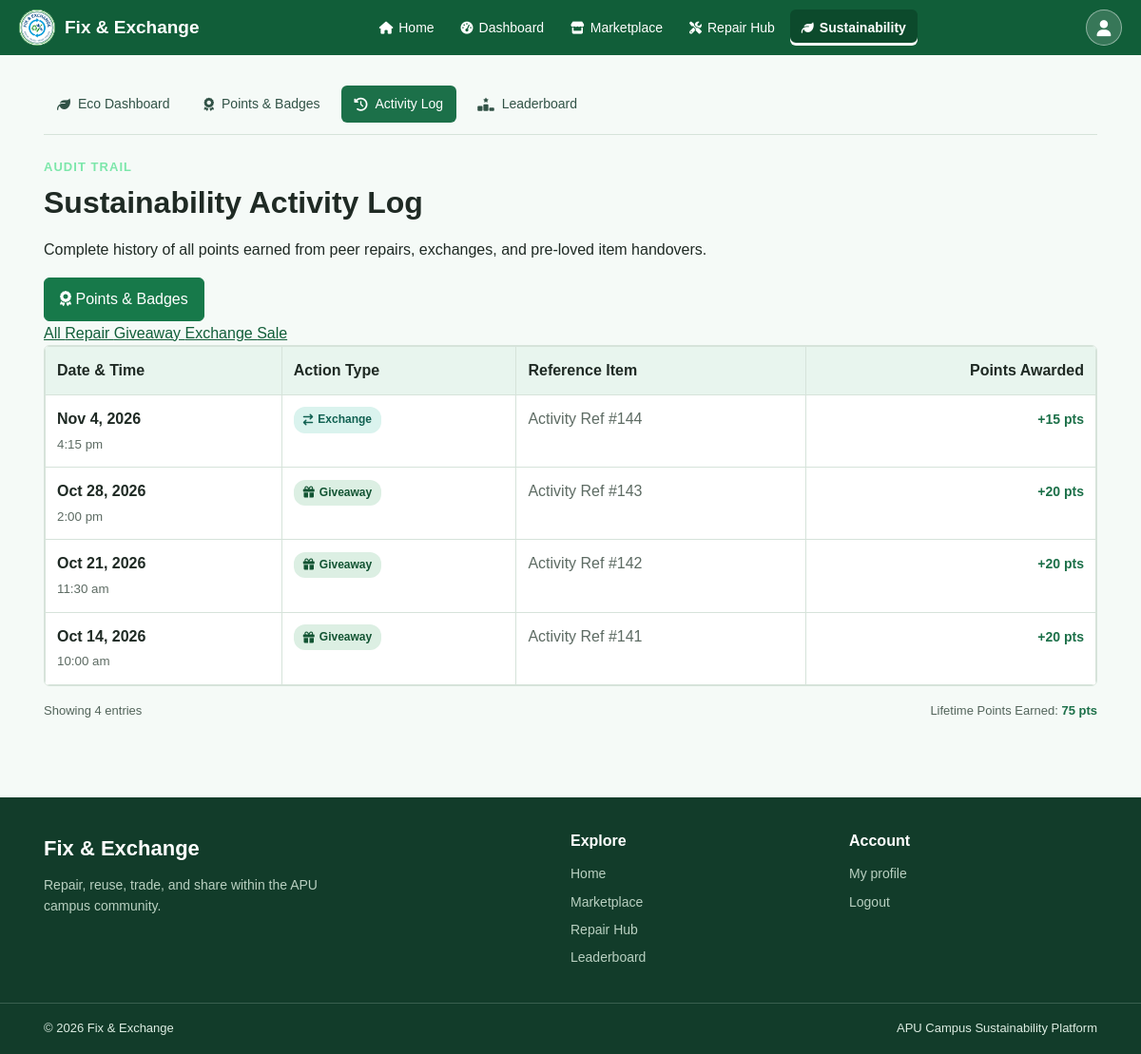
/src/sustainability/activity.php (signed in), run on the app's committed database.
### tables this page shows
CREATE TABLE IF NOT EXISTS points_transactions (
    transaction_id INT AUTO_INCREMENT PRIMARY KEY,
    user_id INT NOT NULL,
    points_awarded INT NOT NULL,
     
    source_type VARCHAR(20) NOT NULL,
     
    reference_id INT NOT NULL,
    created_at DATETIME NOT NULL DEFAULT CURRENT_TIMESTAMP,
    FOREIGN KEY (user_id) REFERENCES users(user_id)
);

### includes/auth-check.php (called while the page is built, shortened)
<?php
function current_user(): ?array
{
    return $_SESSION['user'] ?? null;
}
if (!function_exists('escape_html')) {
    function escape_html($text): string
    {
        return htmlspecialchars((string) $text, ENT_QUOTES, 'UTF-8');
    }
}

### src/sustainability/activity.php (the view, shortened to what this page needs)
<?php
require __DIR__ . '/../../includes/auth-check.php';
require __DIR__ . '/../../includes/sustainability-helpers.php';
$userId = (int) current_user()['user_id'];
$sourceType = $_GET['type'] ?? 'All';
$validTypes = ['All', 'Repair', 'Giveaway', 'Exchange', 'Sale'];
$totalsStmt = mysqli_prepare(
    $conn,
    "SELECT
        COUNT(*) AS total_count,
        COALESCE(SUM(points_awarded), 0) AS total_pts
     FROM points_transactions
     WHERE user_id = ?"
);
mysqli_stmt_bind_param($totalsStmt, 'i', $userId);
mysqli_stmt_execute($totalsStmt);
$totals = mysqli_fetch_assoc(mysqli_stmt_get_result($totalsStmt)) ?: ['total_count' => 0, 'total_pts' => 0];
$sql = "SELECT pt.*,
        rr.request_id, rr.title AS repair_title,
        il.listing_id, il.title AS listing_title
    FROM points_transactions pt
    LEFT JOIN repair_assignments ra ON ra.assignment_id = pt.reference_id AND pt.source_type = 'Repair'
    LEFT JOIN repair_requests rr ON rr.request_id = ra.request_id
    LEFT JOIN exchange_offers eo ON eo.offer_id = pt.reference_id AND pt.source_type IN ('Sale', 'Giveaway', 'Exchange')
    LEFT JOIN item_listings il ON il.listing_id = eo.listing_id
    WHERE pt.user_id = ? AND (? = 'All' OR pt.source_type = ?)
    ORDER BY pt.transaction_id DESC";
$stmt = mysqli_prepare($conn, $sql);
mysqli_stmt_bind_param($stmt, 'iss', $userId, $sourceType, $sourceType);
mysqli_stmt_execute($stmt);
$transactions = mysqli_fetch_all(mysqli_stmt_get_result($stmt), MYSQLI_ASSOC);
require __DIR__ . '/../../includes/header.php';
?>
<section class="section sust-page">
    <div class="container">
        <div class="repair-header-row">
            <div>
                <p class="sust-kicker">AUDIT TRAIL</p>
                <h1>Sustainability Activity Log</h1>
                <p>Complete history of all points earned from peer repairs, exchanges, and pre-loved item handovers.</p>
            </div>
            <a class="btn btn-primary" href="points.php">
                <i class="fa-solid fa-award" aria-hidden="true"></i> Points &amp; Badges
            </a>
        </div>
        <nav class="repair-tabs" aria-label="Activity filter">
            <?php foreach ($validTypes as $type): ?>
                <a class="repair-tab-item <?= $sourceType === $type ? 'is-active' : '' ?>" href="?type=<?= urlencode($type) ?>">
                    <?= escape_html($type) ?>
                </a>
            <?php endforeach; ?>
        </nav>
        <?php if (!$transactions): ?>
            <div class="repair-empty-state">
                <i class="fa-solid fa-file-invoice" aria-hidden="true"></i>
                <h3>No activity recorded</h3>
                <p>
                    <?= $sourceType === 'All'
                        ? 'You do not have any points transactions yet. Start volunteering or sharing items to begin your sustainability log!'
                        : 'No points transactions found under "' . escape_html($sourceType) . '".' ?>
                </p>
                <div style="display: flex; gap: 10px; justify-content: center;">
                    <a class="btn btn-primary" href="../buyer-seller/marketplace.php">
                        <i class="fa-solid fa-store"></i> Browse Marketplace
                    </a>
                    <a class="btn btn-outline-primary" href="../repair-requester/repair-hub.php">
                        <i class="fa-solid fa-screwdriver-wrench"></i> Repair Hub
                    </a>
                </div>
            </div>
        <?php else: ?>
            <div class="table-wrap card">
                <table class="table">
                    <thead>
                        <tr>
                            <th>Date &amp; Time</th>
                            <th>Action Type</th>
                            <th>Reference Item</th>
                            <th style="text-align: right;">Points Awarded</th>
                        </tr>
                    </thead>
                    <tbody>
                        <?php foreach ($transactions as $tx): ?>
                            <?php
                            $src = $tx['source_type'];
                            $badgeClass = 'sust-source-' . strtolower($src);
                            $itemTitle = '';
                            $itemLink = '';
                            ?>
                            <tr>
                                <td>
                                    <strong><?= date('M j, Y', strtotime($tx['created_at'])) ?></strong><br>
                                    <small class="text-muted"><?= date('g:i a', strtotime($tx['created_at'])) ?></small>
                                </td>
                                <td>
                                    <span class="sust-source-badge <?= $badgeClass ?>">
                                        <?php if ($src === 'Repair'): ?>
                                            <i class="fa-solid fa-screwdriver-wrench" aria-hidden="true"></i>
                                        <?php elseif ($src === 'Giveaway'): ?>
                                            <i class="fa-solid fa-gift" aria-hidden="true"></i>
                                        <?php elseif ($src === 'Exchange'): ?>
                                            <i class="fa-solid fa-arrow-right-arrow-left" aria-hidden="true"></i>
                                        <?php else: ?>
                                            <i class="fa-solid fa-tag" aria-hidden="true"></i>
                                        <?php endif; ?>
                                        <?= escape_html($src) ?>
                                    </span>
                                </td>
                                <td>
                                    <?php if ($itemTitle && $itemLink): ?>
                                        <a href="<?= escape_html($itemLink) ?>" style="color: #123c2a; font-weight: 600;">
                                            <?= escape_html($itemTitle) ?>
                                        </a>
                                        <br><small class="text-muted">Ref #<?= (int) $tx['reference_id'] ?></small>
                                    <?php else: ?>
                                        <span class="text-muted">Activity Ref #<?= (int) $tx['reference_id'] ?></span>
                                    <?php endif; ?>
                                </td>
                                <td style="text-align: right;">
                                    <span class="sust-points-awarded">+<?= (int) $tx['points_awarded'] ?> pts</span>
                                </td>
                            </tr>
                        <?php endforeach; ?>
                    </tbody>
                </table>
            </div>
            <div style="margin-top: 16px; display: flex; justify-content: space-between; align-items: center; font-size: 13px; color: #52645a;">
                <span>Showing <?= count($transactions) ?> entries</span>
                <span>Lifetime Points Earned: <strong style="color: #1c7049;"><?= (int) $totals['total_pts'] ?> pts</strong></span>
            </div>
        <?php endif; ?>
    </div>
</section>
<?php require __DIR__ . '/../../includes/footer.php'; ?>

### assets/css/style.css (style rules this page uses)
* { box-sizing: border-box; }
body { margin: 0; font-family: Arial, sans-serif; font-size: 16px; line-height: 1.6; color: #1f2a24; background-color: #f5faf7; }
h1 { margin-top: 0; margin-bottom: 16px; line-height: 1.3; font-size: 32px; }
p { margin-top: 0; margin-bottom: 16px; }
a { color: #115e39; }
.container { width: 100%; max-width: 1140px; margin: 0 auto; padding: 0 16px; }
.section { padding: 32px 0; }
.btn { display: inline-block; padding: 10px 16px; line-height: 1.5; text-align: center; text-decoration: none; color: #1f2a24; background-color: #ffffff; border: 1px solid #b5c7bb; border-radius: 6px; cursor: pointer; }
.btn-primary { color: #ffffff; background-color: #17794a; border-color: #17794a; }
.card { margin-bottom: 16px; background-color: #ffffff; border: 1px solid #d6e3da; border-radius: 6px; }
.table-wrap { width: 100%; overflow-x: auto; }
.table { width: 100%; border-collapse: collapse; background-color: #ffffff; }
th { padding: 12px; text-align: left; vertical-align: top; border: 1px solid #d6e3da; background-color: #e8f5ee; }
td { padding: 12px; text-align: left; vertical-align: top; border: 1px solid #d6e3da; }
.text-muted { color: #5d6b63; }

### assets/css/sustainability.css (style rules this page uses)
.sust-kicker { margin: 0 0 6px; color: #7ce7aa; font-size: 13px; font-weight: 700; letter-spacing: 0.08em; text-transform: uppercase; }
.sust-source-badge { display: inline-flex; align-items: center; gap: 5px; padding: 4px 10px; border-radius: 12px; font-size: 12px; font-weight: 600; }
.sust-source-giveaway { background: #dcefe3; color: #125433; }
.sust-source-exchange { background: #daf3ee; color: #116152; }
.sust-points-awarded { font-weight: 700; color: #1c7049; font-size: 14px; }

### data on the page
points_transactions: created_at "Nov 4, 2026", created_at "4:15 pm", source_type "Exchange", reference "144", points_awarded "15"
points_transactions: created_at "Oct 28, 2026", created_at "2:00 pm", source_type "Giveaway", reference "143", points_awarded "20"
points_transactions: created_at "Oct 21, 2026", created_at "11:30 am", source_type "Giveaway", reference "142", points_awarded "20"
points_transactions: created_at "Oct 14, 2026", created_at "10:00 am", source_type "Giveaway", reference "141", points_awarded "20"

### other printed values
$link[0] "Eco Dashboard"
$link[0] "Points & Badges"
$link[0] "Activity Log"
$link[0] "Leaderboard"
escape_html($type) "All"
escape_html($type) "Repair"
escape_html($type) "Giveaway"
escape_html($type) "Exchange"
escape_html($type) "Sale"
count($transactions) "4"
$totals['total_pts'] "75"
